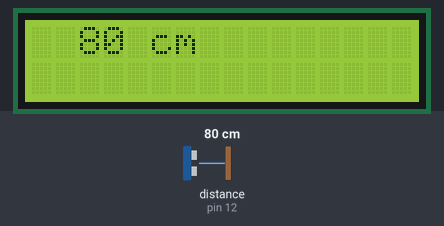
Bench run of a sketch on a simulated Arduino Uno, built with avr-gcc and run on an emulated ATmega328P. On the bench: 16×2 character LCD. The test bench sets the inputs (shaded band); at power-on: distance to the obstacle (sensor on pin 12) 80 cm. The echo pulse lasts 58.3 µs per cm.

Above: at 1.2 s.
1.3 s: distance to the obstacle (sensor on pin 12) set to 2 cm
At 2.9 s:
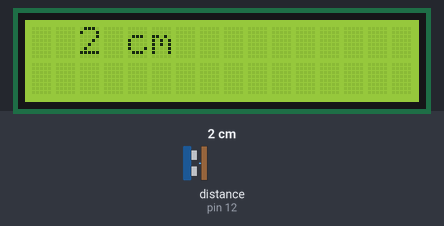
5.4 s: distance to the obstacle (sensor on pin 12) set to 4 cm
At 7.0 s:
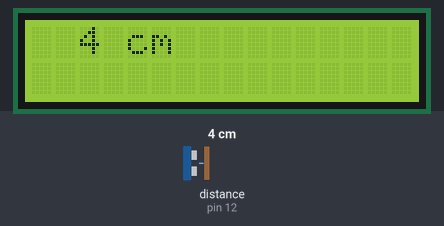
8.7 s: distance to the obstacle (sensor on pin 12) set to 9 cm
At 10.1 s:
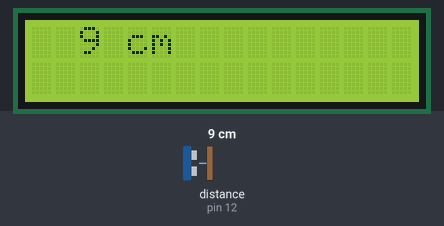
Timing chart, 0 to 11.7 s (numbered marks = the images above; inputs shaded):
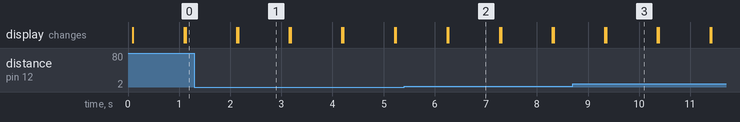

Measured:
- after the input at 1.3 s, the display: first differs from a run without the input after 0.86 s (image 1)
- after the input at 5.4 s, the display: first differs from a run without the input after 0.87 s (image 2)
- after the input at 8.7 s, the display: first differs from a run without the input after 0.66 s (image 3)
- what the display in image 1 shows lasts 1.0 s, from 2.2 s to 3.2 s

The sketch:

LCD_Ultrasound.ino
```cpp
#include <LiquidCrystal.h>
#include "SR04.h"

// Setup ultrasound
#define TRIG_PIN 12
#define ECHO_PIN 11
SR04 sr04 = SR04(ECHO_PIN,TRIG_PIN);
long distance;

// Create an LCD object. Parameters: (RS, E, D4, D5, D6, D7):
LiquidCrystal lcd = LiquidCrystal(2, 3, 4, 5, 6, 7);
void setup() {
  // Specify the LCD's number of columns and rows. Change to (20, 4) for a 20x4 LCD:
  lcd.begin(16, 2);

}
void loop() {
  distance = sr04.Distance();

  // Set the cursor on the third column and the first row, counting starts at 0:
  lcd.setCursor(2, 0);

  // Print the distance
  lcd.print(distance);
  lcd.print(" cm");

  // Refrersh display
  delay(1000);
  lcd.clear();

}
```
